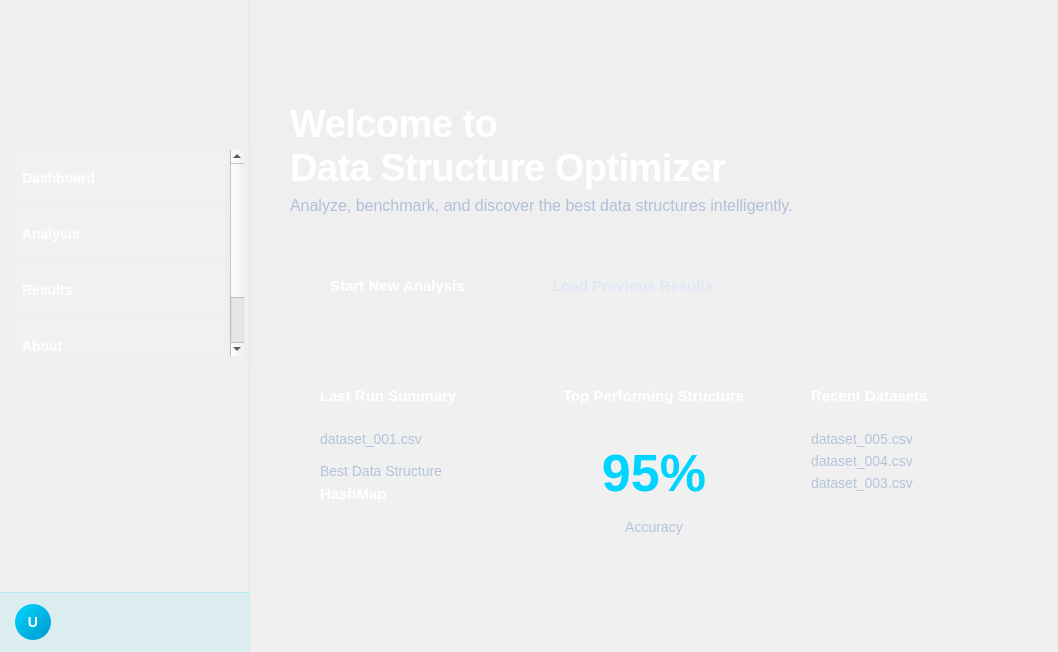
<?xml version="1.0" encoding="UTF-8"?>
<ui version="4.0">
 <class>MainWindow</class>
 <widget class="QMainWindow" name="MainWindow">
  <property name="geometry">
   <rect>
    <x>0</x>
    <y>0</y>
    <width>1058</width>
    <height>652</height>
   </rect>
  </property>
  <property name="windowTitle">
   <string>DSA Optimizer</string>
  </property>
  <property name="styleSheet">
   <string notr="true">
/* ═══════════════════════════════════════════════════════════════
   DATA STRUCTURE OPTIMIZER - GLASSMORPHISM DASHBOARD
   Frosted glass effects with cyan/teal glowing accents
   ═══════════════════════════════════════════════════════════════ */

/* Main Window - Unified Deep Space Background */
QMainWindow {
    background: qlineargradient(
        spread:pad, x1:0, y1:0, x2:1, y2:1,
        stop:0 #0d1117,
        stop:0.5 #151b25,
        stop:1 #0d1117
    );
}

/* Sidebar - Same Background, Subtle Border */
#sidebar {
    background: transparent;
    border-right: 1px solid rgba(0, 212, 255, 0.15);
}

/* Sidebar List - Interactive Glass Items */
QListWidget#sidebarList {
    background-color: transparent;
    border: none;
    outline: none;
    color: rgba(160, 180, 210, 0.85);
    font-size: 14px;
    font-weight: 500;
    padding: 10px 5px;
}

QListWidget#sidebarList::item {
    background: transparent;
    border: 1px solid transparent;
    border-radius: 10px;
    color: rgba(160, 180, 210, 0.8);
    padding: 14px 18px;
    margin: 3px 8px;
    height: 22px;
}

QListWidget#sidebarList::item:hover {
    background: qlineargradient(
        spread:pad, x1:0, y1:0, x2:1, y2:0,
        stop:0 rgba(0, 212, 255, 0.15),
        stop:0.8 rgba(0, 212, 255, 0.05),
        stop:1 transparent
    );
    border: 1px solid rgba(0, 212, 255, 0.25);
    border-left: 3px solid rgba(0, 212, 255, 0.6);
    color: #ffffff;
}

QListWidget#sidebarList::item:selected {
    background: qlineargradient(
        spread:pad, x1:0, y1:0, x2:1, y2:0,
        stop:0 rgba(0, 212, 255, 0.25),
        stop:0.6 rgba(0, 212, 255, 0.1),
        stop:1 transparent
    );
    border: 1px solid rgba(0, 212, 255, 0.4);
    border-left: 4px solid #00d4ff;
    color: #00d4ff;
    font-weight: 600;
}

/* Content Area - Transparent */
#contentArea {
    background: transparent;
}

/* Welcome Title */
#welcomeTitle {
    color: #ffffff;
    font-size: 38px;
    font-weight: 700;
    letter-spacing: -0.5px;
}

#welcomeSubtitle {
    color: rgba(160, 180, 210, 0.8);
    font-size: 16px;
}

/* Primary Button - Glowing Cyan */
QPushButton#primaryButton {
    background: qlineargradient(
        spread:pad, x1:0, y1:0, x2:1, y2:1,
        stop:0 #00d4ff,
        stop:0.5 #00b8e6,
        stop:1 #0099cc
    );
    color: #ffffff;
    border: none;
    border-radius: 12px;
    padding: 15px 40px;
    font-size: 15px;
    font-weight: 600;
}

QPushButton#primaryButton:hover {
    background: qlineargradient(
        spread:pad, x1:0, y1:0, x2:1, y2:1,
        stop:0 #33dfff,
        stop:0.5 #00c8f5,
        stop:1 #00a8dd
    );
}

QPushButton#primaryButton:pressed {
    background: qlineargradient(
        spread:pad, x1:0, y1:0, x2:1, y2:1,
        stop:0 #00a8dd,
        stop:1 #0088bb
    );
}

/* Secondary Button - Frosted Glass */
QPushButton#secondaryButton {
    background: rgba(255, 255, 255, 0.06);
    color: rgba(220, 230, 245, 0.9);
    border: 1px solid rgba(255, 255, 255, 0.12);
    border-radius: 12px;
    padding: 15px 40px;
    font-size: 15px;
    font-weight: 500;
}

QPushButton#secondaryButton:hover {
    background: rgba(0, 212, 255, 0.12);
    border: 1px solid rgba(0, 212, 255, 0.35);
    color: #ffffff;
}

/* Cards - Frosted Glass Panels */
QFrame#card, QFrame#card_2, QFrame#card_3 {
    background: rgba(255, 255, 255, 0.04);
    border: 1px solid rgba(255, 255, 255, 0.08);
    border-radius: 16px;
    padding: 20px;
}

QFrame#card:hover, QFrame#card_2:hover, QFrame#card_3:hover {
    background: rgba(0, 212, 255, 0.06);
    border: 1px solid rgba(0, 212, 255, 0.25);
}

/* Card Titles */
QLabel#cardTitle, QLabel#cardTitle_2, QLabel#cardTitle_3, QLabel#cardTitle_4 {
    color: #ffffff;
    font-size: 15px;
    font-weight: 600;
}

/* Card Text */
QLabel#cardText, QLabel#cardText_2, QLabel#cardText_3, QLabel#cardText_4, QLabel#cardText_5, QLabel#cardText_6 {
    color: rgba(160, 180, 210, 0.75);
    font-size: 14px;
}

/* Highlight Text - Glowing Cyan */
QLabel#highlightText {
    color: #00d4ff;
    font-size: 52px;
    font-weight: 700;
}

/* Logo Text */
#logoText {
    color: #ffffff;
    font-size: 18px;
    font-weight: bold;
}

/* Settings Button - Icon Glow */
QPushButton#settingsButton {
    background-color: transparent;
    border: none;
    border-radius: 10px;
    padding: 6px;
}

QPushButton#settingsButton:hover {
    background: rgba(0, 212, 255, 0.12);
}
   </string>
  </property>
  <widget class="QWidget" name="centralwidget">
   <layout class="QHBoxLayout" name="horizontalLayout" stretch="0,1">
    <property name="spacing">
     <number>0</number>
    </property>
    <property name="leftMargin">
     <number>0</number>
    </property>
    <property name="topMargin">
     <number>0</number>
    </property>
    <property name="rightMargin">
     <number>0</number>
    </property>
    <property name="bottomMargin">
     <number>0</number>
    </property>
    <item>
     <widget class="QFrame" name="sidebar">
      <property name="minimumSize">
       <size>
        <width>250</width>
        <height>0</height>
       </size>
      </property>
      <property name="maximumSize">
       <size>
        <width>250</width>
        <height>16777215</height>
       </size>
      </property>
      <layout class="QVBoxLayout" name="verticalLayout">
       <property name="spacing">
        <number>0</number>
       </property>
       <property name="leftMargin">
        <number>0</number>
       </property>
       <property name="topMargin">
        <number>0</number>
       </property>
       <property name="rightMargin">
        <number>0</number>
       </property>
       <property name="bottomMargin">
        <number>0</number>
       </property>
       <item>
        <widget class="QFrame" name="logoFrame">
         <property name="minimumSize">
          <size>
           <width>0</width>
           <height>100</height>
          </size>
         </property>
         <property name="maximumSize">
          <size>
           <width>16777215</width>
           <height>100</height>
          </size>
         </property>
         <layout class="QHBoxLayout" name="horizontalLayout_2" stretch="0,0">
          <property name="leftMargin">
           <number>20</number>
          </property>
          <property name="topMargin">
           <number>15</number>
          </property>
          <property name="rightMargin">
           <number>20</number>
          </property>
          <property name="bottomMargin">
           <number>15</number>
          </property>
          <item>
           <widget class="QLabel" name="logoIcon">
            <property name="minimumSize">
             <size>
              <width>65</width>
              <height>65</height>
             </size>
            </property>
            <property name="maximumSize">
             <size>
              <width>150</width>
              <height>65</height>
             </size>
            </property>
            <property name="text">
             <string/>
            </property>
            <property name="pixmap">
             <pixmap resource="../resources/resources.qrc">:/Icons/logo.png</pixmap>
            </property>
            <property name="scaledContents">
             <bool>true</bool>
            </property>
            <property name="alignment">
             <set>Qt::AlignmentFlag::AlignCenter</set>
            </property>
           </widget>
          </item>
          <item>
           <spacer name="horizontalSpacer">
            <property name="orientation">
             <enum>Qt::Orientation::Horizontal</enum>
            </property>
            <property name="sizeHint" stdset="0">
             <size>
              <width>40</width>
              <height>20</height>
             </size>
            </property>
           </spacer>
          </item>
         </layout>
        </widget>
       </item>
       <item>
        <spacer name="verticalSpacer_2">
         <property name="orientation">
          <enum>Qt::Orientation::Vertical</enum>
         </property>
         <property name="sizeType">
          <enum>QSizePolicy::Policy::Fixed</enum>
         </property>
         <property name="sizeHint" stdset="0">
          <size>
           <width>20</width>
           <height>40</height>
          </size>
         </property>
        </spacer>
       </item>
       <item>
        <widget class="QListWidget" name="sidebarList">
         <property name="styleSheet">
          <string notr="true">
QListWidget#sidebarList{
border-right: 1px solid rgba(255, 255, 255, 30);
}
QListWidget#sidebarList::item { 
    background-color: rgba(255, 255, 255, 30); 
    border-radius: 5px; 
    color: #ffffff; 
    padding: 5px 8px; 
    margin: 2px 5px; 
   height: 40px;
}</string>
         </property>
         <property name="frameShadow">
          <enum>QFrame::Shadow::Plain</enum>
         </property>
         <item>
          <property name="text">
           <string>Dashboard</string>
          </property>
          <property name="icon">
           <iconset resource="../resources/resources.qrc">
            <normaloff>:/Icons/home_24dp_E3E3E3_FILL0_wght400_GRAD0_opsz24.svg</normaloff>:/Icons/home_24dp_E3E3E3_FILL0_wght400_GRAD0_opsz24.svg</iconset>
          </property>
         </item>
         <item>
          <property name="text">
           <string>Analysis</string>
          </property>
          <property name="icon">
           <iconset resource="../resources/resources.qrc">
            <normaloff>:/Icons/analytics_64dp_E3E3E3_FILL0_wght400_GRAD0_opsz48.svg</normaloff>:/Icons/analytics_64dp_E3E3E3_FILL0_wght400_GRAD0_opsz48.svg</iconset>
          </property>
         </item>
         <item>
          <property name="text">
           <string>Results</string>
          </property>
          <property name="icon">
           <iconset resource="../resources/resources.qrc">
            <normaloff>:/Icons/bar_chart_24dp_E3E3E3_FILL0_wght400_GRAD0_opsz24.svg</normaloff>:/Icons/bar_chart_24dp_E3E3E3_FILL0_wght400_GRAD0_opsz24.svg</iconset>
          </property>
         </item>
         <item>
          <property name="text">
           <string>About</string>
          </property>
          <property name="icon">
           <iconset resource="../resources/resources.qrc">
            <normaloff>:/Icons/help_24dp_E3E3E3_FILL0_wght400_GRAD0_opsz24.svg</normaloff>:/Icons/help_24dp_E3E3E3_FILL0_wght400_GRAD0_opsz24.svg</iconset>
          </property>
         </item>
        </widget>
       </item>
       <item>
        <spacer name="sidebarVerticalSpacer">
         <property name="orientation">
          <enum>Qt::Orientation::Vertical</enum>
         </property>
         <property name="sizeType">
          <enum>QSizePolicy::Policy::Expanding</enum>
         </property>
         <property name="sizeHint" stdset="0">
           <size>
            <width>20</width>
            <height>40</height>
           </size>
          </property>
         </spacer>
        </item>
        <item>
         <widget class="QFrame" name="userProfileFrame">
          <property name="minimumSize">
           <size>
            <width>0</width>
            <height>60</height>
           </size>
          </property>
          <property name="maximumSize">
           <size>
            <width>16777215</width>
            <height>60</height>
           </size>
          </property>
          <property name="styleSheet">
           <string notr="true">
QFrame#userProfileFrame {
    background: rgba(0, 212, 255, 0.08);
    border-top: 1px solid rgba(0, 212, 255, 0.2);
    border-right: 1px solid rgba(255, 255, 255, 30);
}
           </string>
          </property>
          <layout class="QHBoxLayout" name="userProfileLayout">
           <property name="leftMargin">
            <number>15</number>
           </property>
           <property name="topMargin">
            <number>10</number>
           </property>
           <property name="rightMargin">
            <number>15</number>
           </property>
           <property name="bottomMargin">
            <number>10</number>
           </property>
           <item>
            <widget class="QLabel" name="userAvatarLabel">
             <property name="minimumSize">
              <size>
               <width>36</width>
               <height>36</height>
              </size>
             </property>
             <property name="maximumSize">
              <size>
               <width>36</width>
               <height>36</height>
              </size>
             </property>
             <property name="styleSheet">
              <string notr="true">
QLabel#userAvatarLabel {
    background: qlineargradient(spread:pad, x1:0, y1:0, x2:1, y2:1, stop:0 #00d4ff, stop:1 #0099cc);
    border-radius: 18px;
    color: white;
    font-size: 14px;
    font-weight: bold;
}
              </string>
             </property>
             <property name="text">
              <string>U</string>
             </property>
             <property name="alignment">
              <set>Qt::AlignmentFlag::AlignCenter</set>
             </property>
            </widget>
           </item>
           <item>
            <widget class="QLabel" name="userNameLabel">
             <property name="styleSheet">
              <string notr="true">
QLabel#userNameLabel {
    color: rgba(220, 230, 245, 0.9);
    font-size: 13px;
    font-weight: 500;
    padding-left: 8px;
}
              </string>
             </property>
             <property name="text">
              <string>User</string>
             </property>
            </widget>
           </item>
           <item>
            <spacer name="userProfileSpacer">
             <property name="orientation">
              <enum>Qt::Orientation::Horizontal</enum>
             </property>
             <property name="sizeHint" stdset="0">
              <size>
               <width>10</width>
               <height>20</height>
              </size>
             </property>
            </spacer>
           </item>
          </layout>
         </widget>
        </item>
       </layout>
      </widget>
     </item>
     <item>
      <widget class="QFrame" name="contentArea">
      <layout class="QVBoxLayout" name="verticalLayout_2">
       <property name="leftMargin">
        <number>40</number>
       </property>
       <property name="topMargin">
        <number>30</number>
       </property>
       <property name="rightMargin">
        <number>40</number>
       </property>
       <property name="bottomMargin">
        <number>30</number>
       </property>
       <item>
        <layout class="QHBoxLayout" name="horizontalLayout_3">
         <item>
          <spacer name="horizontalSpacer_2">
           <property name="orientation">
            <enum>Qt::Orientation::Horizontal</enum>
           </property>
           <property name="sizeHint" stdset="0">
            <size>
             <width>40</width>
             <height>20</height>
            </size>
           </property>
          </spacer>
         </item>
         <item>
          <widget class="QPushButton" name="settingsButton">
           <property name="styleSheet">
            <string notr="true">color: rgba(62, 71, 255, 245);</string>
           </property>
           <property name="text">
            <string/>
           </property>
           <property name="icon">
            <iconset resource="../resources/resources.qrc">
             <normaloff>:/Icons/settings_24dp_E3E3E3_FILL0_wght400_GRAD0_opsz24.svg</normaloff>:/Icons/settings_24dp_E3E3E3_FILL0_wght400_GRAD0_opsz24.svg</iconset>
           </property>
           <property name="iconSize">
            <size>
             <width>24</width>
             <height>24</height>
            </size>
           </property>
          </widget>
         </item>
        </layout>
       </item>
       <item>
        <spacer name="verticalSpacer_3">
         <property name="orientation">
          <enum>Qt::Orientation::Vertical</enum>
         </property>
         <property name="sizeType">
          <enum>QSizePolicy::Policy::Fixed</enum>
         </property>
         <property name="sizeHint" stdset="0">
          <size>
           <width>20</width>
           <height>40</height>
          </size>
         </property>
        </spacer>
       </item>
       <item>
        <widget class="QLabel" name="welcomeTitle">
         <property name="text">
          <string>Welcome to 
Data Structure Optimizer</string>
         </property>
         <property name="alignment">
          <set>Qt::AlignmentFlag::AlignLeading|Qt::AlignmentFlag::AlignLeft|Qt::AlignmentFlag::AlignTop</set>
         </property>
        </widget>
       </item>
       <item>
        <widget class="QLabel" name="welcomeSubtitle">
         <property name="text">
          <string>Analyze, benchmark, and discover the best data structures intelligently.</string>
         </property>
        </widget>
       </item>
       <item>
        <spacer name="verticalSpacer_4">
         <property name="orientation">
          <enum>Qt::Orientation::Vertical</enum>
         </property>
         <property name="sizeType">
          <enum>QSizePolicy::Policy::Fixed</enum>
         </property>
         <property name="sizeHint" stdset="0">
          <size>
           <width>20</width>
           <height>40</height>
          </size>
         </property>
        </spacer>
       </item>
       <item>
        <layout class="QHBoxLayout" name="horizontalLayout_4">
         <item>
          <widget class="QPushButton" name="primaryButton">
           <property name="text">
            <string>Start New Analysis</string>
           </property>
          </widget>
         </item>
         <item>
          <widget class="QPushButton" name="secondaryButton">
           <property name="text">
            <string>Load Previous Results</string>
           </property>
          </widget>
         </item>
         <item>
          <spacer name="horizontalSpacer_3">
           <property name="orientation">
            <enum>Qt::Orientation::Horizontal</enum>
           </property>
           <property name="sizeHint" stdset="0">
            <size>
             <width>40</width>
             <height>20</height>
            </size>
           </property>
          </spacer>
         </item>
        </layout>
       </item>
       <item>
        <spacer name="verticalSpacer_5">
         <property name="orientation">
          <enum>Qt::Orientation::Vertical</enum>
         </property>
         <property name="sizeType">
          <enum>QSizePolicy::Policy::Fixed</enum>
         </property>
         <property name="sizeHint" stdset="0">
          <size>
           <width>20</width>
           <height>40</height>
          </size>
         </property>
        </spacer>
       </item>
       <item>
        <layout class="QHBoxLayout" name="horizontalLayout_5">
         <item>
          <widget class="QFrame" name="card">
           <layout class="QVBoxLayout" name="verticalLayout_3">
            <item>
             <widget class="QLabel" name="cardTitle">
              <property name="text">
               <string>Last Run Summary</string>
              </property>
             </widget>
            </item>
            <item>
             <spacer name="verticalSpacer_6">
              <property name="orientation">
               <enum>Qt::Orientation::Vertical</enum>
              </property>
              <property name="sizeType">
               <enum>QSizePolicy::Policy::Fixed</enum>
              </property>
              <property name="sizeHint" stdset="0">
               <size>
                <width>20</width>
                <height>20</height>
               </size>
              </property>
             </spacer>
            </item>
            <item>
             <widget class="QLabel" name="cardText">
              <property name="text">
               <string>dataset_001.csv</string>
              </property>
             </widget>
            </item>
            <item>
             <spacer name="verticalSpacer_7">
              <property name="orientation">
               <enum>Qt::Orientation::Vertical</enum>
              </property>
              <property name="sizeType">
               <enum>QSizePolicy::Policy::Fixed</enum>
              </property>
              <property name="sizeHint" stdset="0">
               <size>
                <width>20</width>
                <height>10</height>
               </size>
              </property>
             </spacer>
            </item>
            <item>
             <widget class="QLabel" name="cardText_2">
              <property name="text">
               <string>Best Data Structure</string>
              </property>
             </widget>
            </item>
            <item>
             <widget class="QLabel" name="cardTitle_2">
              <property name="text">
               <string>HashMap</string>
              </property>
             </widget>
            </item>
            <item>
             <spacer name="verticalSpacer_8">
              <property name="orientation">
               <enum>Qt::Orientation::Vertical</enum>
              </property>
              <property name="sizeHint" stdset="0">
               <size>
                <width>20</width>
                <height>40</height>
               </size>
              </property>
             </spacer>
            </item>
           </layout>
          </widget>
         </item>
         <item>
          <widget class="QFrame" name="card_2">
           <layout class="QVBoxLayout" name="verticalLayout_4">
            <item>
             <widget class="QLabel" name="cardTitle_3">
              <property name="text">
               <string>Top Performing Structure</string>
              </property>
             </widget>
            </item>
            <item>
             <spacer name="verticalSpacer_9">
              <property name="orientation">
               <enum>Qt::Orientation::Vertical</enum>
              </property>
              <property name="sizeHint" stdset="0">
               <size>
                <width>20</width>
                <height>40</height>
               </size>
              </property>
             </spacer>
            </item>
            <item>
             <widget class="QLabel" name="highlightText">
              <property name="text">
               <string>95%</string>
              </property>
              <property name="alignment">
               <set>Qt::AlignmentFlag::AlignCenter</set>
              </property>
             </widget>
            </item>
            <item>
             <spacer name="verticalSpacer_10">
              <property name="orientation">
               <enum>Qt::Orientation::Vertical</enum>
              </property>
              <property name="sizeType">
               <enum>QSizePolicy::Policy::Fixed</enum>
              </property>
              <property name="sizeHint" stdset="0">
               <size>
                <width>20</width>
                <height>10</height>
               </size>
              </property>
             </spacer>
            </item>
            <item>
             <widget class="QLabel" name="cardText_3">
              <property name="text">
               <string>Accuracy</string>
              </property>
              <property name="alignment">
               <set>Qt::AlignmentFlag::AlignCenter</set>
              </property>
             </widget>
            </item>
            <item>
             <spacer name="verticalSpacer_11">
              <property name="orientation">
               <enum>Qt::Orientation::Vertical</enum>
              </property>
              <property name="sizeHint" stdset="0">
               <size>
                <width>20</width>
                <height>40</height>
               </size>
              </property>
             </spacer>
            </item>
           </layout>
          </widget>
         </item>
         <item>
          <widget class="QFrame" name="card_3">
           <layout class="QVBoxLayout" name="verticalLayout_5">
            <item>
             <widget class="QLabel" name="cardTitle_4">
              <property name="text">
               <string>Recent Datasets</string>
              </property>
             </widget>
            </item>
            <item>
             <spacer name="verticalSpacer_12">
              <property name="orientation">
               <enum>Qt::Orientation::Vertical</enum>
              </property>
              <property name="sizeType">
               <enum>QSizePolicy::Policy::Fixed</enum>
              </property>
              <property name="sizeHint" stdset="0">
               <size>
                <width>20</width>
                <height>20</height>
               </size>
              </property>
             </spacer>
            </item>
            <item>
             <widget class="QLabel" name="cardText_4">
              <property name="text">
               <string>dataset_005.csv</string>
              </property>
             </widget>
            </item>
            <item>
             <widget class="QLabel" name="cardText_5">
              <property name="text">
               <string>dataset_004.csv</string>
              </property>
             </widget>
            </item>
            <item>
             <widget class="QLabel" name="cardText_6">
              <property name="text">
               <string>dataset_003.csv</string>
              </property>
             </widget>
            </item>
            <item>
             <spacer name="verticalSpacer_13">
              <property name="orientation">
               <enum>Qt::Orientation::Vertical</enum>
              </property>
              <property name="sizeHint" stdset="0">
               <size>
                <width>20</width>
                <height>40</height>
               </size>
              </property>
             </spacer>
            </item>
           </layout>
          </widget>
         </item>
        </layout>
       </item>
       <item>
        <spacer name="verticalSpacer_14">
         <property name="orientation">
          <enum>Qt::Orientation::Vertical</enum>
         </property>
         <property name="sizeHint" stdset="0">
          <size>
           <width>20</width>
           <height>40</height>
          </size>
         </property>
        </spacer>
       </item>
      </layout>
     </widget>
    </item>
   </layout>
  </widget>
 </widget>
 <resources>
  <include location="../resources/resources.qrc"/>
 </resources>
 <connections/>
</ui>
